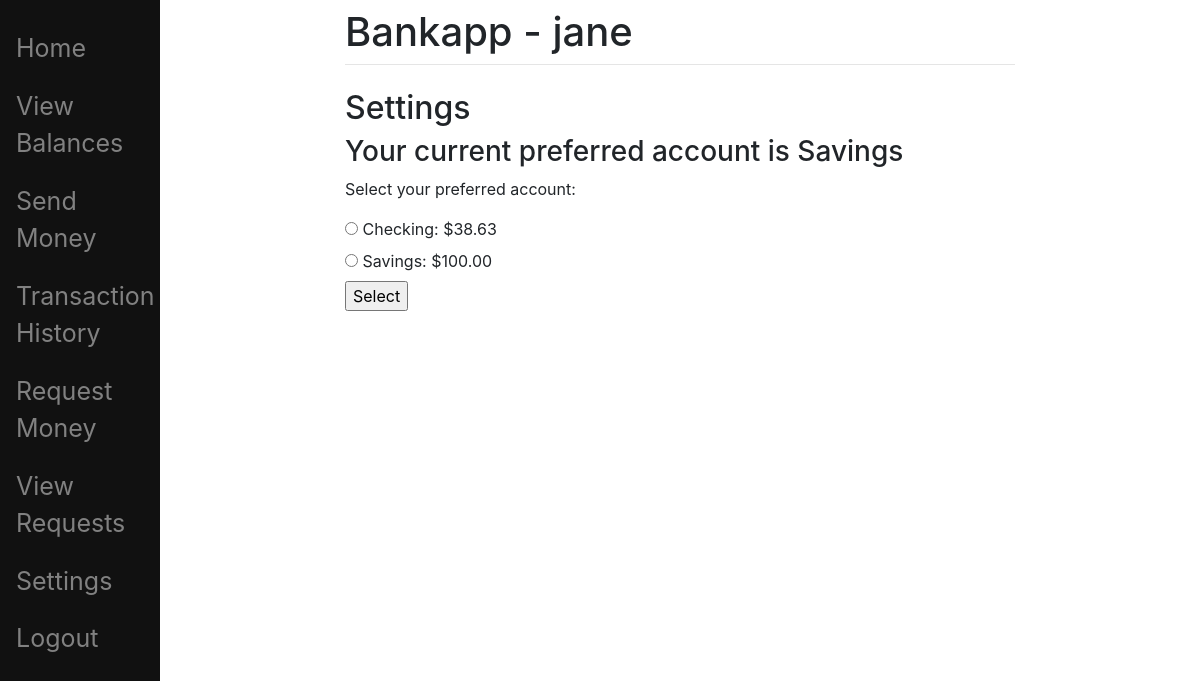
The app's page /settings_page (signed in) with its own data.
### view_balances/models.py (models this page shows)
class Account(models.Model):
    user = models.ForeignKey(User, on_delete=models.CASCADE)
    balance = models.DecimalField(max_digits=6, decimal_places=2)
    preferred = models.BooleanField()
    account_type = models.CharField(max_length=10,
                                    choices=[(tag, tag.value)
                                             for tag in Account_Type])

### settings_page/views.py (the view, shortened to what this page needs)
# urls.py: path('', include('settings_page.urls')),
def settings_page(request):
    if not request.user.is_authenticated:
        return redirect('index')
    accounts = Account.objects.filter(user=request.user).\
        order_by('account_type', 'id')
    preferred = Account.objects.get(user=request.user, preferred=True)
    context = {
        'accounts': accounts,
        'preferred': preferred
    }
    return render(request, 'settings_page/settings.html', context)

### settings_page/templates/settings_page/settings.html (shortened to what this page needs)
{% extends 'authentication_system/base.html' %}
{% block content %}
    <h2>Settings</h2>
    <h3>Your current preferred account is {{ preferred.account_type }}</h3>
    <form method="POST" action="{% url 'settings_page' %}">
        <p>Select your preferred account:</p>
        {% for account in accounts %}
            <input type="radio" id="{{ account.id }}" name="account select radio" value="{{ account.id }}">
            <label for="{{ account.id }}">{{ account.account_type }}: ${{ account.balance }}</label><br>
        {% endfor %}
        <input type="submit" value="Select">
    </form>
    <br></br>
{% endblock %}

### authentication_system/templates/authentication_system/base.html (shortened to what this page needs)
<!doctype html>
<html>
<head>
	<link rel="stylesheet" href="https://stackpath.bootstrapcdn.com/bootstrap/4.3.1/css/bootstrap.min.css">
</head>
<body>
	<div class="sidenav">
		{% if user.is_authenticated %}
			<a href="/">Home</a>
			<a href="{% url 'view_balances' %}">View Balances</a>
			<a href="{% url 'send_money' %}">Send Money</a>
			<a href="{% url 'transaction_history' %}">Transaction History</a>
			<a href="{% url 'request_money' %}">Request Money</a>
			<a href="{% url 'view_requests' %}">View Requests</a>
			<a href="{% url 'settings_page' %}">Settings</a>
			<a href="{% url 'logout' %}">Logout</a>
		{% else %}
			<a href="{% url 'login' %}">Login</a>
		{% endif %}
	</div>
	<div id="content" name="content" class="main">
		<div class="row justify-content-center">
			<div class="col-8">
				<h1 class="mt-2">Bankapp - {{ user.username }}</h1>
				<hr class="mt-0 mb-4">
				{% block content %}
				{% endblock %}
			</div>
		</div>
	</div>
</body>
</html>

### authentication_system/templates/authentication_system/base.html (style rules this page uses)
.sidenav { height:100%; width:160px; position: fixed; z-index:1; top:0; left:0; background-color:#111; overflow-x: :hidden; padding-top:20px; }
.sidenav a { padding:10px 8px 10px 16px; text-decoration: none; font-size:25px; color: #818181; display:block; }
.main { margin-left:160px; padding: 0px 10px; }

### records on screen
Account: account_type "Savings", balance "100.00"
Account: account_type "Checking", balance "38.63"

### other values on screen
{{ user.username }} "jane"
